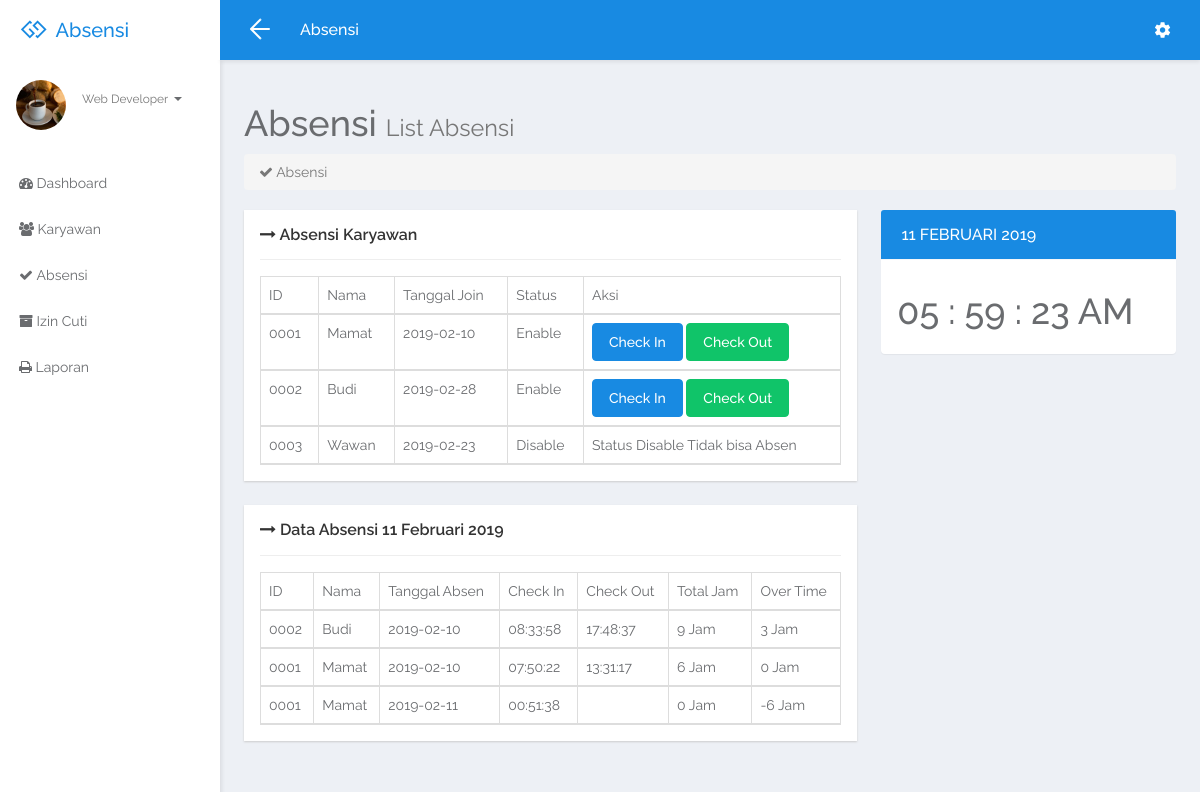
Page /index.php/absensi on the committed database.
### tables this page shows
CREATE TABLE `karyawan` (
  `id_tbl` int(11) NOT NULL,
  `id_kary` varchar(20) NOT NULL,
  `nama` varchar(50) NOT NULL,
  `tgl_join` date NOT NULL,
  `status` varchar(20) NOT NULL,
  `username` varchar(100) NOT NULL,
  `password` varchar(100) NOT NULL
);

CREATE TABLE `absensi` (
  `id_tbl` int(11) NOT NULL,
  `id_kary` varchar(20) NOT NULL,
  `tgl` date NOT NULL,
  `masuk` varchar(50) NOT NULL,
  `keluar` varchar(50) NOT NULL,
  `total` varchar(50) NOT NULL,
  `overtime` varchar(50) NOT NULL
);

### application/controllers/Absensi.php (called while the page is built, shortened)
<?php
    class Absensi extends CI_Controller {
        public function index()
        {
            $this->load->model('model_absensi');
            $data['karyawan'] = $this->model_absensi->list_karyawan()->result();
            $data['absensi'] = $this->model_absensi->absensi_hariIni()->result();
            $data['judul'] = "Absensi";
            $this->load->view('header', $data);
            $this->load->view('absensi', $data);
            $this->load->view('footer');
        }
    }
?>

### index.php (called while the page is built, shortened)
<?php
require_once BASEPATH.'core/CodeIgniter.php';

### application/models/model_absensi.php (called while the page is built, shortened)
<?php
  class Model_absensi extends CI_Model
    {
        function absensi_hariIni(){
            $this->db->select('*');
            $this->db->from('karyawan');
            $this->db->join('absensi', 'karyawan.id_kary = absensi.id_kary');
            $absensi = $this->db->get();
            return $absensi;
        }
        function list_karyawan(){
            $karyawan = $this->db->get('karyawan');
            return $karyawan;
        }
    }
?>

### application/views/absensi.php (the view)
<?php
  $tanggalbiasa = date('Y-m-d');
  $tgl = tanggal_indo(date('Y-m-d'));
?>
<div id="page-wrapper">
<div class="row">
  <div class="col-lg-12">
    <h1><?php echo $judul ?> <small>List <?php echo $judul ?></small></h1>
    <ol class="breadcrumb">
      <li class="active"><i class="fa fa-check"></i> <?php echo $judul ?></li>
    </ol>
  </div>
</div>
<div class="row">
  <div class="col-lg-8">
      <div class="widget google-chart">
        <header class="widget-header">
          <h4 class="widget-title"><i class="fa fa-long-arrow-right"></i> Absensi Karyawan</h4>
        </header>
        <hr class="widget-separator"/>
        <div class="widget-body">
        <table class="table table-striped dataTable table-bordered">
          <thead>
            <td>ID</td>
            <td>Nama</td>
            <td>Tanggal Join</td>
            <td>Status</td>
            <td>Aksi</td>
          </thead>
            <?php
              foreach ($karyawan as $k) {
                echo "<thead>";
                echo '<td>'.$k->id_kary.'</td>';
                echo '<td>'.$k->nama.'</td>';
                echo '<td>'.$k->tgl_join.'</td>';
                echo '<td>'.$k->status.'</td>';
                if ($k->status == 'Enable') {
                  echo "<td>".anchor("absen/checkin/".$k->id_tbl."/".$tanggalbiasa, "Check In", array('class'=>'btn btn-primary'))." ".anchor("absen/checkout/".$k->id_tbl."/".$tanggalbiasa, "Check Out", array('class'=>'btn btn-success'))."</td>";
                } else {
                  echo "<td>Status Disable Tidak bisa Absen </td>";
                }
                echo "</thead>";
              }
            ?>
        </table>
      </div>
    </div>
  </div>
  <div class="col-lg-4">
    <div class="panel panel-primary">
      <div class="panel-heading">
        <h3 class="panel-title"><i class="fa fa-watch"></i> <?php echo $tgl ?></h3>
      </div>
      <div class="panel-body">
          <h1 id="time"></h1>
      </div>
    </div>
  </div>
  <div class="col-lg-8">
      <div class="widget google-chart">
        <header class="widget-header">
          <h4 class="widget-title"><i class="fa fa-long-arrow-right"></i> Data Absensi <?php echo $tgl?></h4>
        </header>
        <hr class="widget-separator"/>
        <div class="widget-body">
        <table class="table table-striped dataTable table-bordered">
          <thead>
            <td>ID</td>
            <td>Nama</td>
            <td>Tanggal Absen</td>
            <td>Check In</td>
            <td>Check Out</td>
            <td>Total Jam</td>
            <td>Over Time</td>
          </thead>
            <?php
              foreach ($absensi as $a) {
                echo "<thead>";
                echo '<td>'.$a->id_kary.'</td>';
                echo '<td>'.$a->nama.'</td>';
                echo '<td>'.$a->tgl.'</td>';
                echo '<td>'.$a->masuk.'</td>';
                echo '<td>'.$a->keluar.'</td>';
                $total = $a->keluar - $a->masuk;
                $Ov = $total - 6;
                echo '<td>'.$total.' Jam</td>';
                echo '<td>'.$Ov.' Jam</td>';
                echo "</thead>";
              }
            ?>
        </table>
      </div>
    </div>
  </div>
</div>
</div>
</div>

### application/views/header.php (shortened to what this page needs)
<!DOCTYPE html>
<html lang="en">
<head>
	<link rel="stylesheet" href="<?php echo base_url('assets/libs/bower/font-awesome/css/font-awesome.min.css');?>">
	<link rel="stylesheet" href="<?php echo base_url('assets/libs/bower/material-design-iconic-font/dist/css/material-design-iconic-font.css');?>">
	<link rel="stylesheet" href="<?php echo base_url('assets/libs/bower/animate.css/animate.min.css');?>">
	<link rel="stylesheet" href="<?php echo base_url('assets/libs/bower/fullcalendar/dist/fullcalendar.min.css');?>">
	<link rel="stylesheet" href="<?php echo base_url('assets/libs/bower/perfect-scrollbar/css/perfect-scrollbar.css');?>">
	<link rel="stylesheet" href="<?php echo base_url('assets/assets/css/bootstrap.css');?>">
	<link rel="stylesheet" href="<?php echo base_url('assets/assets/css/core.css');?>">
	<link rel="stylesheet" href="<?php echo base_url('assets/assets/css/app.css');?>">
</head>
<body class="menubar-left menubar-unfold menubar-light theme-primary">
  <?php
  function tanggal_indo($tanggal)
  {
    $bulan = array (1 =>
      'Januari',
      'Februari',
      'Maret',
      'April',
      'Mei',
      'Juni',
      'Juli',
      'Agustus',
      'September',
      'Oktober',
      'November',
      'Desember'
    );
  $split = explode('-', $tanggal);
  return $split[2] . ' ' . $bulan[ (int)$split[1] ] . ' ' . $split[0];
  }
  ?>
<nav id="app-navbar" class="navbar navbar-inverse navbar-fixed-top primary">
  <div class="navbar-header">
    <a href="<?php echo base_url().'index.php' ?>" class="navbar-brand">
      <span class="brand-icon"><i class="fa fa-gg"></i></span>
      <span class="brand-name">Absensi</span>
    </a>
  </div>
  <div class="navbar-container container-fluid">
    <div class="collapse navbar-collapse" id="app-navbar-collapse">
      <ul class="nav navbar-toolbar navbar-toolbar-left navbar-left">
        <li class="hidden-float hidden-menubar-top">
          <a href="javascript:void(0)" role="button" id="menubar-fold-btn" class="hamburger hamburger--arrowalt is-active js-hamburger">
            <span class="hamburger-box"><span class="hamburger-inner"></span></span>
          </a>
        </li>
        <li>
          <h5 class="page-title hidden-menubar-top hidden-float"><?php echo $judul ?></h5>
        </li>
      </ul>
      <ul class="nav navbar-toolbar navbar-toolbar-right navbar-right">
        <li class="dropdown">
          <a href="javascript:void(0)" class="dropdown-toggle" data-toggle="dropdown" role="button" aria-haspopup="true" aria-expanded="false"><i class="zmdi zmdi-hc-lg zmdi-settings"></i></a>
        </li>
      </ul>
    </div>
  </div>
</nav>
<aside id="menubar" class="menubar light">
  <div class="app-user">
    <div class="media">
      <div class="media-left">
        <div class="avatar avatar-md avatar-circle">
          <a href="javascript:void(0)"><img class="img-responsive" src="<?php echo base_url('assets/assets/images/111.jpg') ?>" alt="avatar"/></a>
        </div>
      </div>
      <div class="media-body">
        <div class="foldable">
          <ul>
            <li class="dropdown">
              <a href="javascript:void(0)" class="dropdown-toggle usertitle" data-toggle="dropdown" aria-haspopup="true" aria-expanded="false">
                <small>Web Developer</small>
                <span class="caret"></span>
              </a>
            </li>
          </ul>
        </div>
      </div>
    </div>
  </div>
  <div class="menubar-scroll">
    <div class="menubar-scroll-inner">
      <ul class="app-menu">
        <li>
          <a href="<?php echo base_url().'index.php/home' ?>">
            <i class="fa fa-dashboard"></i>
            <span class="menu-text">Dashboard</span>
          </a>
        </li>
        <li>
          <a href="<?php echo base_url().'index.php/karyawan' ?>">
            <i class="fa fa-users"></i>
            <span class="menu-text">Karyawan</span>
          </a>
        </li>
        <li>
          <a href="<?php echo base_url().'index.php/absensi' ?>">
            <i class="fa fa-check"></i>
            <span class="menu-text">Absensi</span>
          </a>
        </li>
        <li>
          <a href="<?php echo base_url().'index.php/ManajIzin' ?>">
            <i class="fa fa-archive"></i>
            <span class="menu-text">Izin Cuti</span>
          </a>
        </li>
        <li>
          <a href="<?php echo base_url().'index.php/laporan' ?>">
            <i class="fa fa-print"></i>
            <span class="menu-text">Laporan</span>
          </a>
        </li>
      </ul>
    </div>
  </div>
</aside>
<main id="app-main" class="app-main">
  <div class="wrap">
	<section class="app-content">

### application/views/footer.php (shortened to what this page needs)
</body>
</html>

### rows in the picture
karyawan: id_kary "0001", nama "Mamat", tgl_join "2019-02-10", status "Enable", id_tbl "Check In", id_tbl "Check Out", absensi.id_kary "0001", absensi.tgl "2019-02-10", absensi.masuk "07:50:22", absensi.keluar "13:31:17", absensi.keluar+masuk "6", absensi.keluar+masuk "0", absensi.tgl "2019-02-11", absensi.masuk "00:51:38", absensi.keluar+masuk "-6"
karyawan: id_kary "0002", nama "Budi", tgl_join "2019-02-28", status "Enable", id_tbl "Check In", id_tbl "Check Out", absensi.id_kary "0002", absensi.tgl "2019-02-10", absensi.masuk "08:33:58", absensi.keluar "17:48:37", absensi.keluar+masuk "9", absensi.keluar+masuk "3"
karyawan: id_kary "0003", nama "Wawan", tgl_join "2019-02-23", status "Disable", shows "Status Disable Tidak bisa Absen"

### other values in the picture
$judul "Absensi"
$tgl "11 FEBRUARI 2019"
$tgl "11 Februari 2019"
